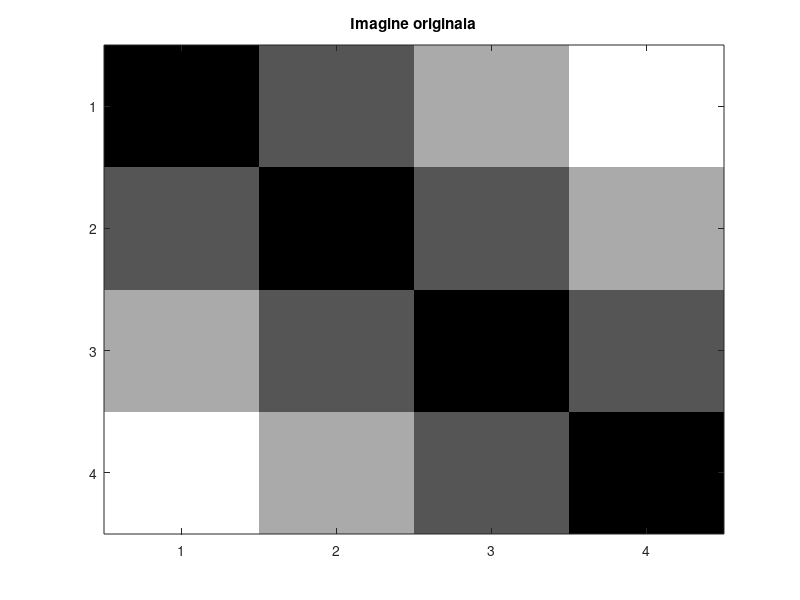
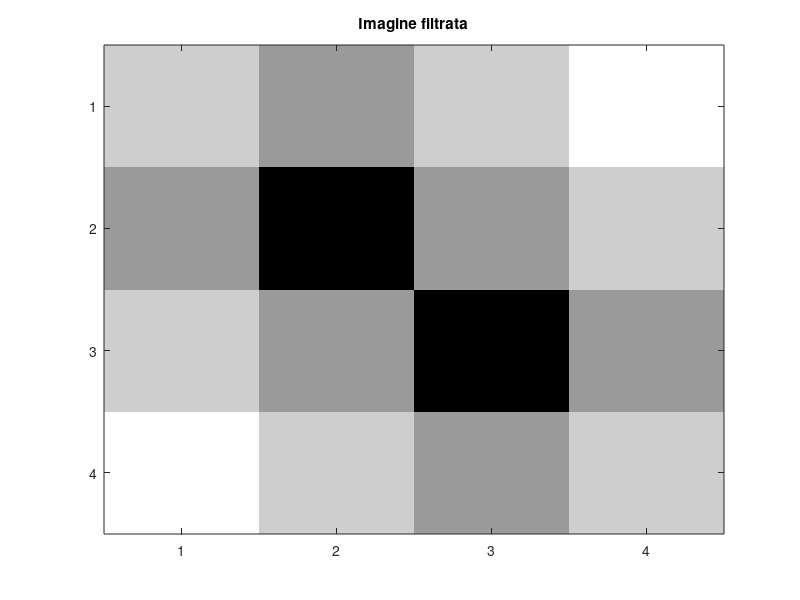

MATLAB code for these plots, in order: (Note: this script raises an error after producing the figures.)
clc
clear all
close all


%% Exercitiul 1
% b
A = [ 0 16 32 48;...
      16 0 16 32;...
      32 16 0 16;...
      48 32 16 0];

h = 1/9 * ones(3,3);

figure(1), imagesc(A), colormap gray, title('Imagine originala');

Af = imfilter(A,h,'conv','circular');
figure(2), imagesc(Af), colormap gray, title('Imagine filtrata');

% c
B = convolutie(A,h);
figure(3), imagesc(B), colormap gray, title('Imagine filtrata folosind functia');

%% Exercitiul 2
% a

image = imread('peppers.png');
figure(4), imagesc(image), title('peppers.png');

% b

% Blur Gaussian filter
h = 1/256 * [1 4 6 4 1;...
             4 16 24 16 4;...
             6 24 36 24 6;...
             4 16 24 16 4;...
             1 4 6 4 1];
conv1 = imfilter(image,h,'conv','circular');
figure(5), imagesc(conv1), title('peppers.png + Blur Gaussian');

% Motion blur
h = zeros(9,9);
for i = 1:length(h)
    for j = 1:length(h)
        if(i==j) 
            h(i,j) = 1;
        end
    end
end
h = h/9;
conv2 = imfilter(image,h,'conv','circular');
figure(6), imagesc(conv2), title('peppers.png + Motion blur');

% evidentiere muchii (sharpening)
h = [-1 -1 -1;...
     -1 9 -1;...
     -1 -1 -1];
conv3 = imfilter(image,h,'conv','circular');
figure(7), imagesc(conv3), title('peppers.png + sharpening');

% filtre de tip Laplacian pentru detectia liniilor si muchiilor
figure(8)
h = [-1 -1 -1;...
     -1 9 -1;...
     -1 -1 -1];
conv4 = imfilter(image,h,'conv','circular');
subplot(2,3,1), imagesc(conv4), title('Evidentiere muchii peppers.png');
h = [-1 -1 -1;...
     2 2 2;...
     -1 -1 -1];
conv4 = imfilter(image,h,'conv','circular');
subplot(2,3,2), imagesc(conv4), title('Detectie linii orizontale peppers.png');
h = [-1 2 -1;...
     -1 2 -1;...
     -1 2 -1];
conv4 = imfilter(image,h,'conv','circular');
subplot(2,3,3), imagesc(conv4), title('Detectie linii verticale peppers.png');
h = [-1 -1 2;...
     -1 2 -1;...
     2 -1 -1];
conv4 = imfilter(image,h,'conv','circular');
subplot(2,3,4), imagesc(conv4), title('Detectie muchii peppers.png');
h = [2 -1 -1;...
     -1 2 -1;...
     -1 -1 2];
conv4 = imfilter(image,h,'conv','circular');
subplot(2,3,5), imagesc(conv4);

% filtre Sobel
figure(9)
h = [1 2 1;...
     0 0 0;...
     -1 -1 -1];
conv5 = imfilter(image,h,'conv','circular');
subplot(1,2,1), imagesc(conv5), title('Evidentiere muchii orizontale peppers.png');
h = [1 0 -1;...
     2 0 -2;...
     -1 0 -1];
conv5 = imfilter(image,h,'conv','circular');
subplot(1,2,2), imagesc(conv5), title('Evidentiere muchii verticale peppers.png');

% filtre Prewitt
figure(10)
h = [1 1 1;...
     0 0 0;...
     -1 -1 -1];
conv6 = imfilter(image,h,'conv','circular');
subplot(1,2,1), imagesc(conv6), title('Evidentiere muchii orizontale peppers.png');
h = [1 0 -1;...
     1 0 -1;...
     1 0 -1];
conv6 = imfilter(image,h,'conv','circular');
subplot(1,2,2), imagesc(conv6), title('Evidentiere muchii verticale peppers.png');

% c
imageNoisy = imnoise(image,'salt & pepper');
figure(11), imagesc(imageNoisy), title('peppers.png + noise');

% d
imwrite(imageNoisy,'photo1_noise.jpg','jpg');

% e
h = 1/9 * ones(3,3);
image = imfilter(imageNoisy,h,'conv','circular');
figure(12), imagesc(image), title('peppers.png + noise + filtru');
